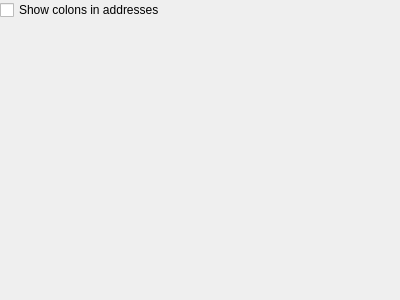
<?xml version="1.0" encoding="UTF-8"?>
<ui version="4.0">
 <class>XHexViewOptionsWidget</class>
 <widget class="QWidget" name="XHexViewOptionsWidget">
  <property name="geometry">
   <rect>
    <x>0</x>
    <y>0</y>
    <width>400</width>
    <height>300</height>
   </rect>
  </property>
  <property name="windowTitle">
   <string notr="true"/>
  </property>
  <layout class="QVBoxLayout" name="verticalLayout">
   <property name="leftMargin">
    <number>0</number>
   </property>
   <property name="topMargin">
    <number>0</number>
   </property>
   <property name="rightMargin">
    <number>0</number>
   </property>
   <property name="bottomMargin">
    <number>0</number>
   </property>
   <item>
    <widget class="QScrollArea" name="scrollArea">
     <property name="frameShape">
      <enum>QFrame::NoFrame</enum>
     </property>
     <property name="frameShadow">
      <enum>QFrame::Plain</enum>
     </property>
     <property name="widgetResizable">
      <bool>true</bool>
     </property>
     <widget class="QWidget" name="scrollAreaWidgetContentsHex">
      <property name="geometry">
       <rect>
        <x>0</x>
        <y>0</y>
        <width>400</width>
        <height>300</height>
       </rect>
      </property>
      <layout class="QVBoxLayout" name="verticalLayout_2">
       <property name="leftMargin">
        <number>0</number>
       </property>
       <property name="topMargin">
        <number>0</number>
       </property>
       <property name="rightMargin">
        <number>0</number>
       </property>
       <property name="bottomMargin">
        <number>0</number>
       </property>
       <item>
        <widget class="QCheckBox" name="checkBoxHexLocationColon">
         <property name="text">
          <string>Show colons in addresses</string>
         </property>
        </widget>
       </item>
       <item>
        <spacer name="verticalSpacer">
         <property name="orientation">
          <enum>Qt::Vertical</enum>
         </property>
         <property name="sizeHint" stdset="0">
          <size>
           <width>20</width>
           <height>231</height>
          </size>
         </property>
        </spacer>
       </item>
      </layout>
     </widget>
    </widget>
   </item>
  </layout>
 </widget>
 <resources/>
 <connections/>
</ui>
